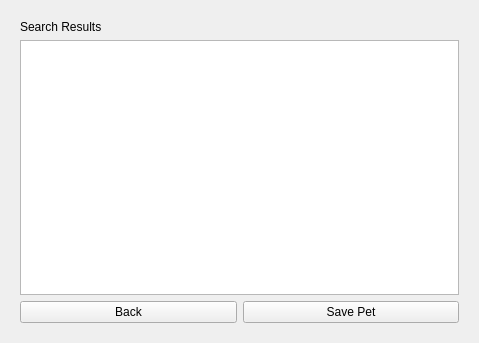
<?xml version="1.0" encoding="UTF-8"?>
<ui version="4.0">
 <class>UserSearchScreen</class>
 <widget class="QWidget" name="UserSearchScreen">
  <property name="geometry">
   <rect>
    <x>0</x>
    <y>0</y>
    <width>479</width>
    <height>343</height>
   </rect>
  </property>
  <property name="windowTitle">
   <string>Form</string>
  </property>
  <layout class="QHBoxLayout" name="horizontalLayout">
   <item>
    <widget class="QStackedWidget" name="stackedWidget">
     <widget class="QWidget" name="page">
      <layout class="QHBoxLayout" name="horizontalLayout_3">
       <item>
        <layout class="QVBoxLayout" name="verticalLayout">
         <item>
          <widget class="QLabel" name="label">
           <property name="text">
            <string>Search Results</string>
           </property>
          </widget>
         </item>
         <item>
          <widget class="QListWidget" name="answerList"/>
         </item>
         <item>
          <layout class="QHBoxLayout" name="horizontalLayout_2">
           <item>
            <widget class="QPushButton" name="backButton">
             <property name="text">
              <string>Back</string>
             </property>
            </widget>
           </item>
           <item>
            <widget class="QPushButton" name="pushButton">
             <property name="text">
              <string>Save Pet</string>
             </property>
            </widget>
           </item>
          </layout>
         </item>
        </layout>
       </item>
      </layout>
     </widget>
    </widget>
   </item>
  </layout>
 </widget>
 <resources/>
 <connections/>
</ui>
